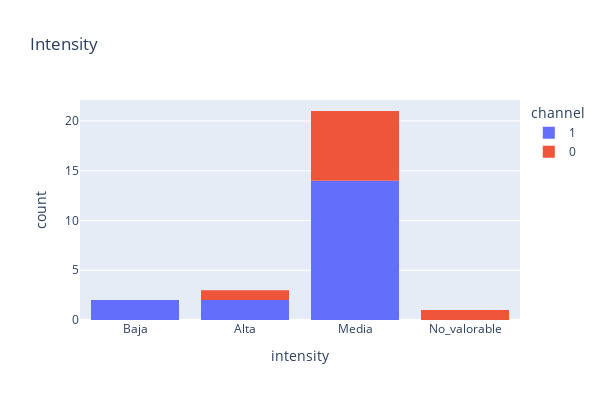

The notebook cell saved with this chart:
### Code cell
fig = px.histogram(df, x="intensity", color="channel", title="Intensity", width=600, height=400)
fig.show()

### Figure 1 — Plotly figure (JSON) as saved in the notebook; plotly's stock layout.template omitted (floating-point values rounded to 4 significant figures)
{"data": [{"alignmentgroup": "True", "bingroup": "x", "hovertemplate": "channel=1<br>intensity=%{x}<br>count=%{y}<extra></extra>", "legendgroup": "1", "marker": {"color": "#636efa"}, "name": "1", "offsetgroup": "1", "orientation": "v", "showlegend": true, "type": "histogram", "x": ["Baja", "Alta", "Media", "Media", "Media", "Media", "Media", "Media", "Media", "Media", "Media", "Media", "Baja", "Media", "Media", "Media", "Media", "Alta"], "xaxis": "x", "yaxis": "y"}, {"alignmentgroup": "True", "bingroup": "x", "hovertemplate": "channel=0<br>intensity=%{x}<br>count=%{y}<extra></extra>", "legendgroup": "0", "marker": {"color": "#EF553B"}, "name": "0", "offsetgroup": "0", "orientation": "v", "showlegend": true, "type": "histogram", "x": ["Alta", "Media", "Media", "Media", "Media", "Media", "Media", "No_valorable", "Media"], "xaxis": "x", "yaxis": "y"}], "layout": {"barmode": "relative", "height": 400, "legend": {"title": {"text": "channel"}, "tracegroupgap": 0}, "title": {"text": "Intensity"}, "width": 600, "xaxis": {"anchor": "y", "domain": [0, 1], "title": {"text": "intensity"}}, "yaxis": {"anchor": "x", "domain": [0, 1], "title": {"text": "count"}}}}
